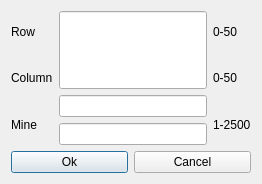
<?xml version="1.0" encoding="UTF-8"?>
<ui version="4.0">
 <class>CustomDialog</class>
 <widget class="QDialog" name="CustomDialog">
  <property name="geometry">
   <rect>
    <x>0</x>
    <y>0</y>
    <width>262</width>
    <height>184</height>
   </rect>
  </property>
  <property name="windowTitle">
   <string>Dialog</string>
  </property>
  <layout class="QVBoxLayout" name="verticalLayout_4" stretch="1,0">
   <item>
    <layout class="QHBoxLayout" name="horizontalLayout">
     <item>
      <layout class="QVBoxLayout" name="verticalLayout">
       <item>
        <widget class="QLabel" name="label">
         <property name="text">
          <string>Row</string>
         </property>
        </widget>
       </item>
       <item>
        <widget class="QLabel" name="label_2">
         <property name="text">
          <string>Column</string>
         </property>
        </widget>
       </item>
       <item>
        <widget class="QLabel" name="label_3">
         <property name="text">
          <string>Mine</string>
         </property>
        </widget>
       </item>
      </layout>
     </item>
     <item>
      <layout class="QVBoxLayout" name="verticalLayout_3">
       <item>
        <widget class="QLineEdit" name="rowEdit">
         <property name="minimumSize">
          <size>
           <width>10</width>
           <height>10</height>
          </size>
         </property>
         <property name="maximumSize">
          <size>
           <width>500</width>
           <height>500</height>
          </size>
         </property>
        </widget>
       </item>
       <item>
        <widget class="QLineEdit" name="ColumnEdit"/>
       </item>
       <item>
        <widget class="QLineEdit" name="MineEdit"/>
       </item>
      </layout>
     </item>
     <item>
      <layout class="QVBoxLayout" name="verticalLayout_2">
       <item>
        <widget class="QLabel" name="label_4">
         <property name="text">
          <string>0-50</string>
         </property>
        </widget>
       </item>
       <item>
        <widget class="QLabel" name="label_5">
         <property name="text">
          <string>0-50</string>
         </property>
        </widget>
       </item>
       <item>
        <widget class="QLabel" name="label_6">
         <property name="text">
          <string>1-2500</string>
         </property>
        </widget>
       </item>
      </layout>
     </item>
    </layout>
   </item>
   <item>
    <layout class="QHBoxLayout" name="horizontalLayout_4" stretch="1,1">
     <item>
      <widget class="QPushButton" name="okButton">
       <property name="text">
        <string>Ok</string>
       </property>
      </widget>
     </item>
     <item>
      <widget class="QPushButton" name="cancelButton">
       <property name="text">
        <string>Cancel</string>
       </property>
      </widget>
     </item>
    </layout>
   </item>
  </layout>
 </widget>
 <resources/>
 <connections/>
</ui>
